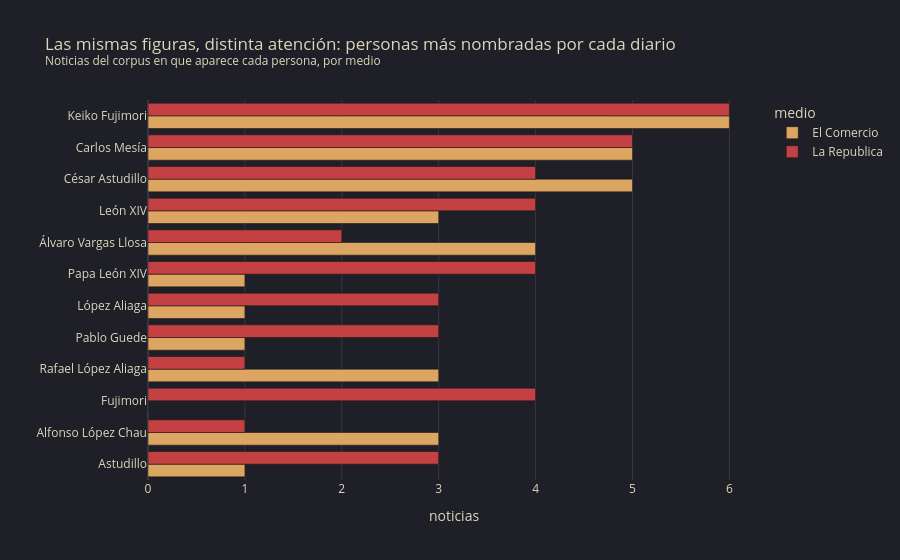

Write notebook code for a chart like this one.
### Code cell
personas = entidades[entidades["tipo"] == "PER"]
conteo = personas.groupby(["entidad", "medio"]).size().unstack(fill_value=0)
conteo = conteo.loc[conteo.sum(axis=1).sort_values(ascending=False).index[:12]]
top_medio = conteo.reset_index().melt(id_vars="entidad", var_name="medio", value_name="noticias")
fig = px.bar(top_medio, x="noticias", y="entidad", color="medio", barmode="group", orientation="h",
             color_discrete_map=COLORES_MEDIO, height=560,
             title=("Las mismas figuras, distinta atención: personas más nombradas por cada diario"
                    "<br><sup>Noticias del corpus en que aparece cada persona, por medio</sup>"))
fig.update_yaxes(categoryorder="total ascending", title="")
fig.show()
display(conteo)

### Figure 1 — Plotly figure (JSON) as saved in the notebook; plotly's stock layout.template omitted (floating-point values rounded to 4 significant figures)
{"data": [{"alignmentgroup": "True", "hovertemplate": "medio=El Comercio<br>noticias=%{x}<br>entidad=%{y}<extra></extra>", "legendgroup": "El Comercio", "marker": {"color": "#DCA561", "pattern": {"shape": ""}}, "name": "El Comercio", "offsetgroup": "El Comercio", "orientation": "h", "showlegend": true, "textposition": "auto", "type": "bar", "x": [6, 5, 5, 3, 4, 1, 1, 3, 0, 3, 1, 1], "xaxis": "x", "y": ["Keiko Fujimori", "Carlos Mesía", "César Astudillo", "León XIV", "Álvaro Vargas Llosa", "Papa León XIV", "Astudillo", "Alfonso López Chau", "Fujimori", "Rafael López Aliaga", "Pablo Guede", "López Aliaga"], "yaxis": "y"}, {"alignmentgroup": "True", "hovertemplate": "medio=La Republica<br>noticias=%{x}<br>entidad=%{y}<extra></extra>", "legendgroup": "La Republica", "marker": {"color": "#C34043", "pattern": {"shape": ""}}, "name": "La Republica", "offsetgroup": "La Republica", "orientation": "h", "showlegend": true, "textposition": "auto", "type": "bar", "x": [6, 5, 4, 4, 2, 4, 3, 1, 4, 1, 3, 3], "xaxis": "x", "y": ["Keiko Fujimori", "Carlos Mesía", "César Astudillo", "León XIV", "Álvaro Vargas Llosa", "Papa León XIV", "Astudillo", "Alfonso López Chau", "Fujimori", "Rafael López Aliaga", "Pablo Guede", "López Aliaga"], "yaxis": "y"}], "layout": {"barmode": "group", "height": 560, "legend": {"title": {"text": "medio"}, "tracegroupgap": 0}, "title": {"text": "Las mismas figuras, distinta atención: personas más nombradas por cada diario<br><sup>Noticias del corpus en que aparece cada persona, por medio</sup>"}, "xaxis": {"anchor": "y", "domain": [0.0, 1.0], "title": {"text": "noticias"}}, "yaxis": {"anchor": "x", "categoryorder": "total ascending", "domain": [0.0, 1.0], "title": {"text": ""}}}}
